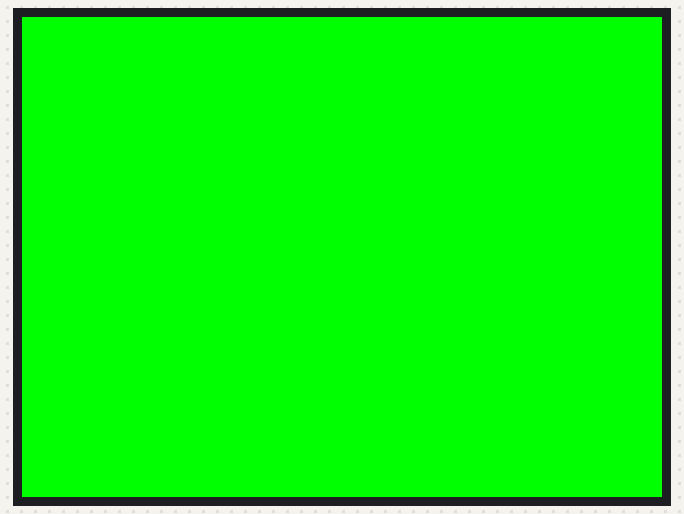
Recording of a sketch running on a simulated ESP32. Shown: 320×240 colour display. What the sketch prints to the serial monitor is not drawn.

Above: at 1.8 s.
At 2.9 s:
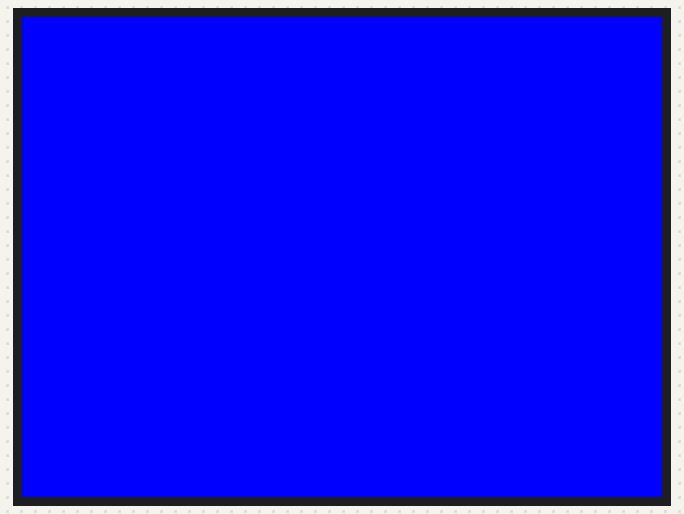
At 3.9 s:
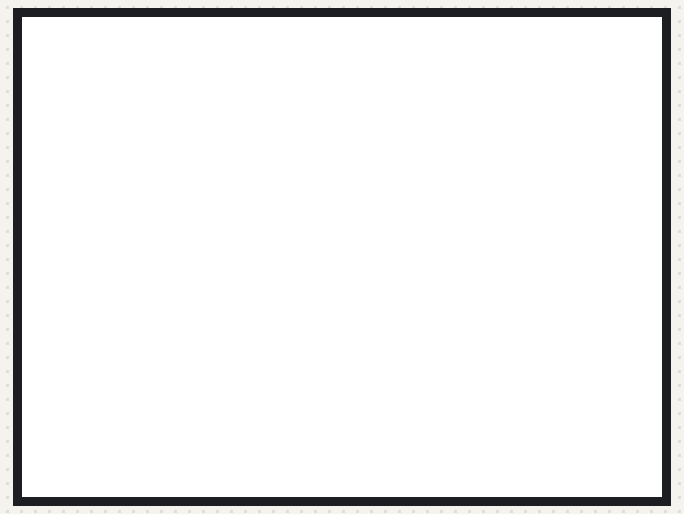
At 5.1 s:
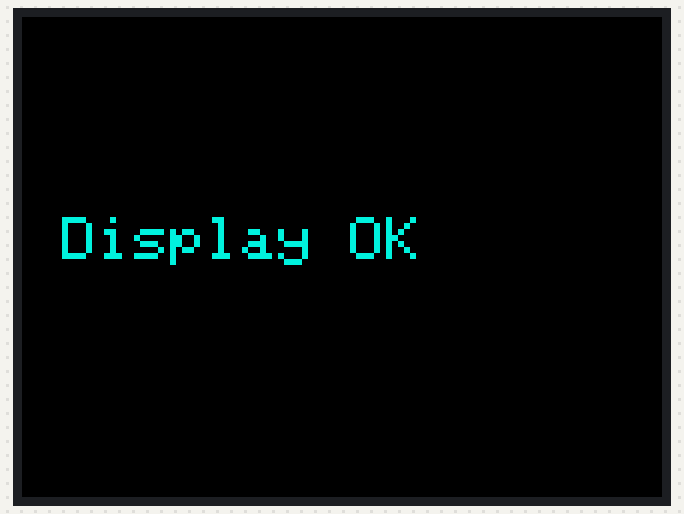
At 6.6 s:
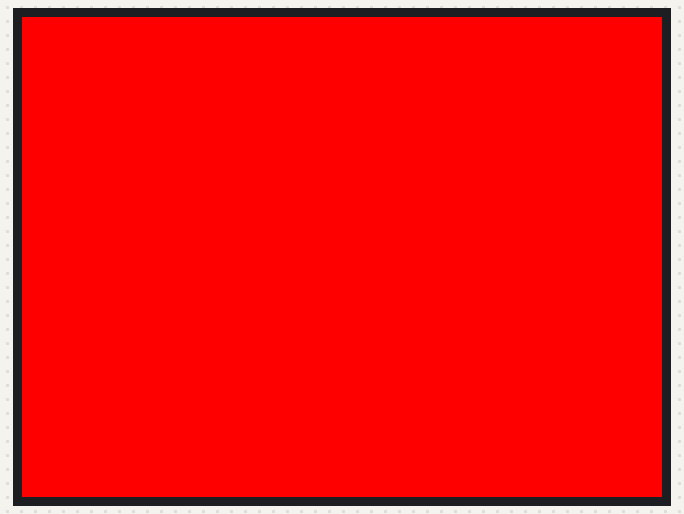

Measured:
- by itself, everything shown: repeats every 5.9 s, in 5 steps
- what the display in image 0 shows lasts 1.1 s, from 1.7 s to 2.8 s
- what the display in image 2 shows lasts 1.1 s, from 3.9 s to 5.0 s
- what the display in image 3 shows lasts 1.5 s, from 5.0 s to 6.5 s

The sketch:

display_check.ino
```cpp
// Display check: the smallest possible screen test. Fills the screen red, green, blue and
// white in turn, then draws a line of text, forever, and says so on the Serial Monitor
// (115200). If the colours cycle, the wiring is right.
//
// Wiring (the display's own SPI bus, separate from the SD card's):
//   SCK  -> IO18
//   SDI  -> IO23
//   CS   -> IO5
//   DC   -> IO22
//   RESET-> the board's EN / RST pin
//   VCC, LED -> 3.3 V      GND -> GND
// Change the pins below to try a different wiring without touching anything else.

#include <Arduino.h>
#include <SPI.h>
#include <Adafruit_GFX.h>
#include <Adafruit_ST7789.h>

#define TFT_SCK  18
#define TFT_MOSI 23
#define TFT_CS   5
#define TFT_DC   22
#define TFT_RST  -1  // RESET on the board's EN pin: the screen resets with the board

Adafruit_ST7789 tft = Adafruit_ST7789(&SPI, TFT_CS, TFT_DC, TFT_RST);

const uint16_t COLOURS[] = { ST77XX_RED, ST77XX_GREEN, ST77XX_BLUE, ST77XX_WHITE };
const char* NAMES[] = { "red", "green", "blue", "white" };

void setup() {
  Serial.begin(115200);
  delay(500);
  Serial.printf("\nDisplay check: SCK=%d MOSI=%d CS=%d DC=%d RST=%d\n", TFT_SCK, TFT_MOSI, TFT_CS, TFT_DC, TFT_RST);

  SPI.begin(TFT_SCK, -1, TFT_MOSI, TFT_CS);
  tft.setSPISpeed(10000000);  // slow and safe (10 MHz) while checking wiring
  tft.init(240, 320);
  // The library switches colour inversion on; our panel doesn't need it. If the colours
  // below come out as cyan, magenta, yellow, black instead, change this to true.
  tft.invertDisplay(false);
  tft.setRotation(3);
  Serial.println("init done");
}

void loop() {
  for (int i = 0; i < 4; i++) {
    tft.fillScreen(COLOURS[i]);
    Serial.printf("screen should be %s\n", NAMES[i]);
    delay(1000);
  }
  tft.fillScreen(ST77XX_BLACK);
  tft.setTextColor(0x079B);
  tft.setTextSize(3);
  tft.setCursor(20, 100);
  tft.print("Display OK");
  Serial.println("screen should say Display OK");
  delay(1500);
}
```
